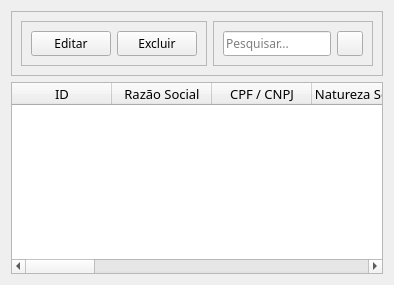
               <widget class="QWidget" name="aba1_listaClientes">
                <attribute name="icon">
                 <iconset resource="assets.qrc">
                  <normaloff>:/assets/icons/lista_white.svg</normaloff>:/assets/icons/lista_white.svg</iconset>
                </attribute>
                <attribute name="title">
                 <string>Lista</string>
                </attribute>
                <layout class="QVBoxLayout" name="verticalLayout_20">
                 <item>
                  <widget class="QFrame" name="frame1_listaClientes">
                   <property name="frameShape">
                    <enum>QFrame::StyledPanel</enum>
                   </property>
                   <property name="frameShadow">
                    <enum>QFrame::Raised</enum>
                   </property>
                   <layout class="QHBoxLayout" name="horizontalLayout_10">
                    <item>
                     <widget class="QFrame" name="frame1_btnClientes">
                      <property name="frameShape">
                       <enum>QFrame::StyledPanel</enum>
                      </property>
                      <property name="frameShadow">
                       <enum>QFrame::Raised</enum>
                      </property>
                      <layout class="QHBoxLayout" name="horizontalLayout_9">
                       <item>
                        <widget class="QPushButton" name="btn1_editarClientes">
                         <property name="font">
                          <font>
                           <family>Poppins</family>
                          </font>
                         </property>
                         <property name="text">
                          <string>Editar</string>
                         </property>
                         <property name="icon">
                          <iconset resource="assets.qrc">
                           <normaloff>:/assets/icons/edit.svg</normaloff>:/assets/icons/edit.svg</iconset>
                         </property>
                         <property name="iconSize">
                          <size>
                           <width>18</width>
                           <height>18</height>
                          </size>
                         </property>
                        </widget>
                       </item>
                       <item>
                        <widget class="QPushButton" name="btn2_excluirClientes">
                         <property name="font">
                          <font>
                           <family>Poppins</family>
                          </font>
                         </property>
                         <property name="text">
                          <string>Excluir</string>
                         </property>
                         <property name="icon">
                          <iconset resource="assets.qrc">
                           <normaloff>:/assets/icons/lixeira.svg</normaloff>:/assets/icons/lixeira.svg</iconset>
                         </property>
                         <property name="iconSize">
                          <size>
                           <width>18</width>
                           <height>18</height>
                          </size>
                         </property>
                        </widget>
                       </item>
                      </layout>
                     </widget>
                    </item>
                    <item>
                     <widget class="QFrame" name="frame2_pesquisaClientes">
                      <property name="frameShape">
                       <enum>QFrame::StyledPanel</enum>
                      </property>
                      <property name="frameShadow">
                       <enum>QFrame::Raised</enum>
                      </property>
                      <layout class="QHBoxLayout" name="horizontalLayout_16">
                       <item>
                        <widget class="QLineEdit" name="barLine_pesquisaClientes">
                         <property name="font">
                          <font>
                           <family>Poppins</family>
                          </font>
                         </property>
                         <property name="placeholderText">
                          <string>Pesquisar...</string>
                         </property>
                        </widget>
                       </item>
                       <item>
                        <widget class="QToolButton" name="btn_pesquisaClientes">
                         <property name="text">
                          <string/>
                         </property>
                         <property name="icon">
                          <iconset resource="assets.qrc">
                           <normaloff>:/assets/icons/search.svg</normaloff>:/assets/icons/search.svg</iconset>
                         </property>
                         <property name="iconSize">
                          <size>
                           <width>18</width>
                           <height>18</height>
                          </size>
                         </property>
                        </widget>
                       </item>
                      </layout>
                     </widget>
                    </item>
                   </layout>
                  </widget>
                 </item>
                 <item>
                  <widget class="QTableWidget" name="tabela_clientes">
                   <property name="font">
                    <font>
                     <family>Poppins</family>
                     <pointsize>10</pointsize>
                    </font>
                   </property>
                   <property name="editTriggers">
                    <set>QAbstractItemView::NoEditTriggers</set>
                   </property>
                   <property name="showDropIndicator" stdset="0">
                    <bool>false</bool>
                   </property>
                   <property name="dragDropOverwriteMode">
                    <bool>false</bool>
                   </property>
                   <property name="alternatingRowColors">
                    <bool>true</bool>
                   </property>
                   <property name="selectionBehavior">
                    <enum>QAbstractItemView::SelectRows</enum>
                   </property>
                   <property name="sortingEnabled">
                    <bool>true</bool>
                   </property>
                   <column>
                    <property name="text">
                     <string>ID</string>
                    </property>
                    <property name="font">
                     <font>
                      <family>Poppins</family>
                      <pointsize>10</pointsize>
                     </font>
                    </property>
                   </column>
                   <column>
                    <property name="text">
                     <string>Razão Social</string>
                    </property>
                    <property name="font">
                     <font>
                      <family>Poppins</family>
                      <pointsize>10</pointsize>
                     </font>
                    </property>
                   </column>
                   <column>
                    <property name="text">
                     <string>CPF / CNPJ</string>
                    </property>
                    <property name="font">
                     <font>
                      <family>Poppins</family>
                      <pointsize>10</pointsize>
                     </font>
                    </property>
                   </column>
                   <column>
                    <property name="text">
                     <string>Natureza Social</string>
                    </property>
                    <property name="font">
                     <font>
                      <family>Poppins</family>
                      <pointsize>10</pointsize>
                     </font>
                    </property>
                   </column>
                   <column>
                    <property name="text">
                     <string>Contato</string>
                    </property>
                    <property name="font">
                     <font>
                      <family>Poppins</family>
                      <pointsize>10</pointsize>
                     </font>
                    </property>
                   </column>
                   <column>
                    <property name="text">
                     <string>E-mail</string>
                    </property>
                    <property name="font">
                     <font>
                      <family>Poppins</family>
                      <pointsize>10</pointsize>
                     </font>
                    </property>
                   </column>
                   <column>
                    <property name="text">
                     <string>Solicitante</string>
                    </property>
                    <property name="font">
                     <font>
                      <family>Poppins</family>
                      <pointsize>10</pointsize>
                     </font>
                    </property>
                   </column>
                   <column>
                    <property name="text">
                     <string>CEP</string>
                    </property>
                    <property name="font">
                     <font>
                      <family>Poppins</family>
                      <pointsize>10</pointsize>
                     </font>
                    </property>
                   </column>
                   <column>
                    <property name="text">
                     <string>Logradouro</string>
                    </property>
                    <property name="font">
                     <font>
                      <family>Poppins</family>
                      <pointsize>10</pointsize>
                     </font>
                    </property>
                   </column>
                   <column>
                    <property name="text">
                     <string>Número</string>
                    </property>
                    <property name="font">
                     <font>
                      <family>Poppins</family>
                      <pointsize>10</pointsize>
                     </font>
                    </property>
                   </column>
                   <column>
                    <property name="text">
                     <string>Bairro</string>
                    </property>
                    <property name="font">
                     <font>
                      <family>Poppins</family>
                      <pointsize>10</pointsize>
                     </font>
                    </property>
                   </column>
                   <column>
                    <property name="text">
                     <string>Cidade</string>
                    </property>
                    <property name="font">
                     <font>
                      <family>Poppins</family>
                      <pointsize>10</pointsize>
                     </font>
                    </property>
                   </column>
                   <column>
                    <property name="text">
                     <string>UF</string>
                    </property>
                    <property name="font">
                     <font>
                      <family>Poppins</family>
                      <pointsize>10</pointsize>
                     </font>
                    </property>
                   </column>
                   <column>
                    <property name="text">
                     <string>Referência</string>
                    </property>
                    <property name="font">
                     <font>
                      <family>Poppins</family>
                      <pointsize>10</pointsize>
                     </font>
                    </property>
                   </column>
                   <column>
                    <property name="text">
                     <string>Desativado</string>
                    </property>
                    <property name="font">
                     <font>
                      <family>Poppins</family>
                      <pointsize>10</pointsize>
                     </font>
                    </property>
                   </column>
                  </widget>
                 </item>
                </layout>
               </widget>
